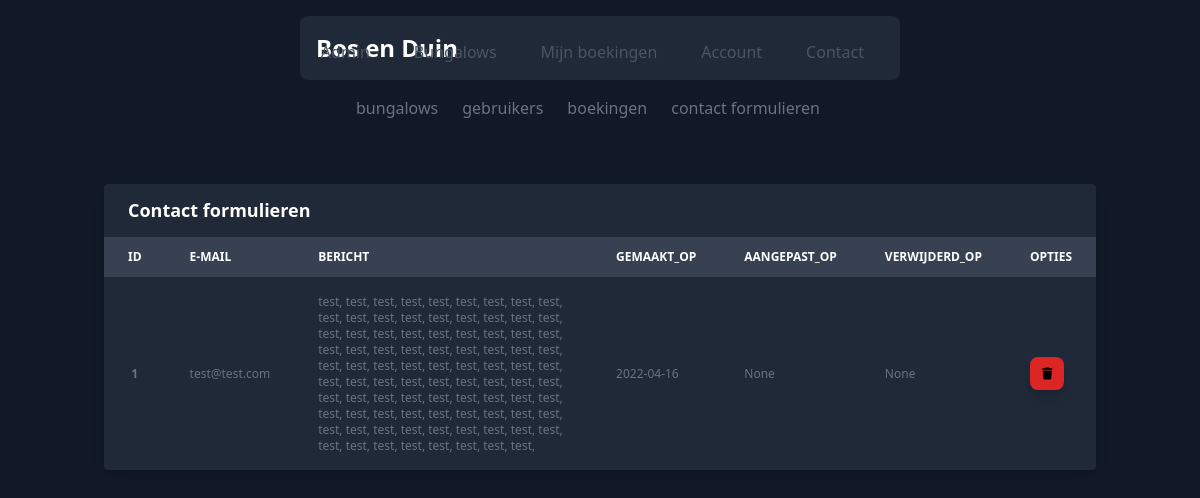
Screenshot of /admin/contacts-overview (signed in) with the database file from the repository.
### website/models.py (models this page shows)
class Contact(db.Model):
    __tablename__ = 'contact'
    uuid = db.Column(db.Integer(), primary_key=True)
    email = db.Column(db.String(100), unique=False)
    message = db.Column(db.Text(), nullable=True)
    created_at = db.Column(db.Date(), nullable=False, default=datetime.now())
    updated_at = db.Column(db.Date(), nullable=True)
    deleted_at = db.Column(db.Date(), nullable=True)

### website/routes/admin.py (the view)
@login_required
@admin.route("contacts-overview")
def overview_contacts():
    if current_user.role != 'admin':
        flash("U kunt niet op deze pagina komen met dit account.")
        return redirect(url_for('views.home'))
    contacts_obj = Contact().query.all()
    return render_template('admin/contact_overview.html', contacts_obj = contacts_obj, current_user = current_user)

### website/__init__.py (called while the page is built)
def create_app():
    app = Flask(__name__, template_folder='templates')
    upload_folder = 'static/uploads'
    login_manager = LoginManager()
    login_manager.init_app(app)
    app.config['SECRET_KEY'] = 'ThisIsSecret'
    app.config['SQLALCHEMY_DATABASE_URI'] = f"sqlite:///{DB_NAME}"
    app.config['UPLOAD_FOLDER'] = upload_folder
    db.init_app(app)
    db.create_all(app=app)
    from .routes.views import views
    from .routes.auth import auth
    from .routes.admin import admin
    app.register_blueprint(views, url_prefix='/')
    app.register_blueprint(auth, url_prefix='/auth')
    app.register_blueprint(admin, url_prefix='/admin')
    from .models import User
    @login_manager.user_loader
    def load_user(user_id):
        return User.query.get(int(user_id))
    return app

### website/templates/admin/contact_overview.html (shortened to what this page needs)
{% extends "bases/base.html" %}
    {% block content %}
    {% include 'includes/admin_header.html' %}
    <div class="container mx-auto">
        <section class="relative py-16 bg-blueGray-50">
            <div class="w-full mb-12 px-4">
                <div class="relative flex flex-col min-w-0 break-words w-full mb-6 shadow-lg rounded bg-gray-800">
                    <div class="rounded-t mb-0 px-2 py-3 border-0">
                        <div class="flex flex-wrap items-center">
                            <div class=" relative w-full px-4 max-w-full flex-grow flex-1 ">
                                <h3 class="font-semibold text-lg text-white">Contact formulieren</h3>
                            </div>
                        </div>
                    </div>
                    <div class="block w-full overflow-x-auto ">
                        <table class="items-center w-full bg-transparent border-collapse">
                            <thead>
                                <tr>
                                    <th
                                        class="px-6 align-middle border border-solid py-3 text-xs uppercase border-l-0 border-r-0 whitespace-nowrap font-semibold text-left bg-gray-700 text-white border-gray-800">
                                        ID</th>
                                    <th
                                        class="px-6 align-middle border border-solid py-3 text-xs uppercase border-l-0 border-r-0 whitespace-nowrap font-semibold text-left bg-gray-700 text-white border-gray-800">
                                        E-mail</th>
                                    <th
                                        class="px-6 align-middle border border-solid py-3 text-xs uppercase border-l-0 border-r-0 whitespace-nowrap font-semibold text-left bg-gray-700 text-white border-gray-800">
                                        Bericht</th>
                                    <th
                                        class="px-6 align-middle border border-solid py-3 text-xs uppercase border-l-0 border-r-0 whitespace-nowrap font-semibold text-left bg-gray-700 text-white border-gray-800">
                                        Gemaakt_op</th>
                                    <th
                                        class="px-6 align-middle border border-solid py-3 text-xs uppercase border-l-0 border-r-0 whitespace-nowrap font-semibold text-left bg-gray-700 text-white border-gray-800">
                                        Aangepast_op</th>
                                    <th
                                        class="px-6 align-middle border border-solid py-3 text-xs uppercase border-l-0 border-r-0 whitespace-nowrap font-semibold text-left bg-gray-700 text-white border-gray-800">
                                        Verwijderd_op </th>
                                    <th
                                        class="px-6 align-middle border border-solid py-3 text-xs uppercase border-l-0 border-r-0 whitespace-nowrap font-semibold text-left bg-gray-700 text-white border-gray-800">
                                        Opties</th>
                                </tr>
                            </thead>
                            {% for contact_obj in contacts_obj %}
                            <tbody>
                                <tr>
                                    <th
                                        class="border-t-0 text-gray-500 px-6 align-middle border-l-0 border-r-0 text-xs whitespace-nowrap p-4">
                                        {{contact_obj.uuid}}
                                    </th>
                                    <td
                                        class="border-t-0 text-gray-500 px-6 align-middle border-l-0 border-r-0 text-xs whitespace-nowrap p-4">
                                        {{contact_obj.email}}
                                    </td>
                                    <td
                                        class="border-t-0 text-gray-500 px-6 align-middle border-l-0 border-r-0 text-xs p-4">
                                        {{contact_obj.message}}
                                    </td>
                                    <td
                                        class="border-t-0 text-gray-500 px-6 align-middle border-l-0 border-r-0 text-xs whitespace-nowrap p-4">
                                        {{contact_obj.created_at}}
                                    </td>
                                    <td
                                        class="border-t-0 text-gray-500 px-6 align-middle border-l-0 border-r-0 text-xs whitespace-nowrap p-4">
                                        {{contact_obj.updated_at}}
                                    </td>
                                    <td
                                        class="border-t-0 text-gray-500 px-6 align-middle border-l-0 border-r-0 text-xs whitespace-nowrap p-4">
                                        {{contact_obj.deleted_at}}
                                    </td>
                                    <td
                                        class="border-t-0 px-6 align-middle border-l-0 border-r-0 text-xs whitespace-nowrap p-4">
                                        <a href="{{ url_for('admin.delete_contact', contact_id = contact_obj.uuid )}}">
                                            <span
                                                class="inline px-3 py-2 rounded-lg hover:bg-red-900 shadow-lg bg-red-600"><i
                                                    class="fa-solid fa-trash"></i></span>
                                        </a>
                                    </td>
                                </tr>
                            </tbody>
                            {% endfor %}
                        </table>
                    </div>
                </div>
            </div>
        </section>
    </div>
    {% endblock %}

### website/static/css/main.css (style rules this page uses)
html { line-height: 1.5; -webkit-text-size-adjust: 100%; -moz-tab-size: 4; -o-tab-size: 4; tab-size: 4; font-family: ui-sans-serif, system-ui, -apple-system, BlinkMacSystemFont, "Segoe UI", Roboto, "Helvetica Neue", Arial, "Noto Sans", sans-serif, "Apple Color Emoji", "Segoe UI Emoji", "Segoe UI Symbol", "Noto Color Emoji"; }
body { margin: 0; line-height: inherit; }
h1, h2, h3, h4, h5, h6 { font-size: inherit; font-weight: inherit; }
a { color: inherit; text-decoration: inherit; }
table { text-indent: 0; border-color: inherit; border-collapse: collapse; }
blockquote, dl, dd, h1, h2, h3, h4, h5, h6, hr, figure, p, pre { margin: 0; }
.container { width: 100%; }
@media (min-width: 640px) { .container { max-width: 640px; } }
@media (min-width: 768px) { .container { max-width: 768px; } }
@media (min-width: 1024px) { .container { max-width: 1024px; } }
.relative { position: relative; }
.mx-auto { margin-left: auto; margin-right: auto; }
.mb-6 { margin-bottom: 1.5rem; }
.mb-12 { margin-bottom: 3rem; }
.mb-0 { margin-bottom: 0px; }
.block { display: block; }
.inline { display: inline; }
.flex { display: flex; }
.w-full { width: 100%; }
.min-w-0 { min-width: 0px; }
.max-w-full { max-width: 100%; }
.flex-1 { flex: 1 1 0%; }
.flex-grow { flex-grow: 1; }
.border-collapse { border-collapse: collapse; }
.flex-col { flex-direction: column; }
.flex-wrap { flex-wrap: wrap; }
.items-center { align-items: center; }
.overflow-x-auto { overflow-x: auto; }
.whitespace-nowrap { white-space: nowrap; }
.break-words { overflow-wrap: break-word; }
.rounded-lg { border-radius: 0.5rem; }
.rounded { border-radius: 0.25rem; }
.rounded-t { border-top-left-radius: 0.25rem; border-top-right-radius: 0.25rem; }
.border { border-width: 1px; }
.border-0 { border-width: 0px; }
.border-l-0 { border-left-width: 0px; }
.border-r-0 { border-right-width: 0px; }
.border-t-0 { border-top-width: 0px; }
.border-solid { border-style: solid; }
.border-gray-800 { --tw-border-opacity: 1; border-color: rgb(31 41 55 / var(--tw-border-opacity)); }
.bg-gray-800 { --tw-bg-opacity: 1; background-color: rgb(31 41 55 / var(--tw-bg-opacity)); }
.bg-gray-700 { --tw-bg-opacity: 1; background-color: rgb(55 65 81 / var(--tw-bg-opacity)); }
.bg-gray-900 { --tw-bg-opacity: 1; background-color: rgb(17 24 39 / var(--tw-bg-opacity)); }
.bg-transparent { background-color: transparent; }
.bg-red-600 { --tw-bg-opacity: 1; background-color: rgb(220 38 38 / var(--tw-bg-opacity)); }
.p-4 { padding: 1rem; }
.px-4 { padding-left: 1rem; padding-right: 1rem; }
.px-6 { padding-left: 1.5rem; padding-right: 1.5rem; }
.py-2 { padding-top: 0.5rem; padding-bottom: 0.5rem; }
.py-16 { padding-top: 4rem; padding-bottom: 4rem; }
.py-3 { padding-top: 0.75rem; padding-bottom: 0.75rem; }
.px-3 { padding-left: 0.75rem; padding-right: 0.75rem; }
.px-2 { padding-left: 0.5rem; padding-right: 0.5rem; }
.text-left { text-align: left; }
.align-middle { vertical-align: middle; }
.font-sans { font-family: ui-sans-serif, system-ui, -apple-system, BlinkMacSystemFont, "Segoe UI", Roboto, "Helvetica Neue", Arial, "Noto Sans", sans-serif, "Apple Color Emoji", "Segoe UI Emoji", "Segoe UI Symbol", "Noto Color Emoji"; }
.text-xs { font-size: 0.75rem; line-height: 1rem; }
.text-lg { font-size: 1.125rem; line-height: 1.75rem; }
.font-semibold { font-weight: 600; }
.uppercase { text-transform: uppercase; }
.leading-normal { line-height: 1.5; }
.tracking-normal { letter-spacing: 0em; }
.text-white { --tw-text-opacity: 1; color: rgb(255 255 255 / var(--tw-text-opacity)); }
.text-gray-500 { --tw-text-opacity: 1; color: rgb(107 114 128 / var(--tw-text-opacity)); }
.shadow-lg { --tw-shadow: 0 10px 15px -3px rgb(0 0 0 / 0.1), 0 4px 6px -4px rgb(0 0 0 / 0.1); --tw-shadow-colored: 0 10px 15px -3px var(--tw-shadow-color), 0 4px 6px -4px var(--tw-shadow-color); box-shadow: var(--tw-ring-offset-shadow, 0 0 #0000), var(--tw-ring-shadow, 0 0 #0000), var(--tw-shadow); }

### rows the page displays
Contact: uuid "1", email "test@test.com", message "test, test, test, test, test, test, test, test, test, test, test, test, test, test, test, test, test, test, test, test, test, test, test, test, test, test, test, test, test, test, test, test, test, test, test, test, test, test, test, test, test, test, test, test, test, test, test, test, test, test, test, test, test, test, test, test, test, test, test, test, test, test, test, test, test, test, test, test, test, test, test, test, test, test, test, test, test, test, test, test, test, test, test, test, test, test, test, test, test,", created_at "2022-04-16", updated_at "None", deleted_at "None"
